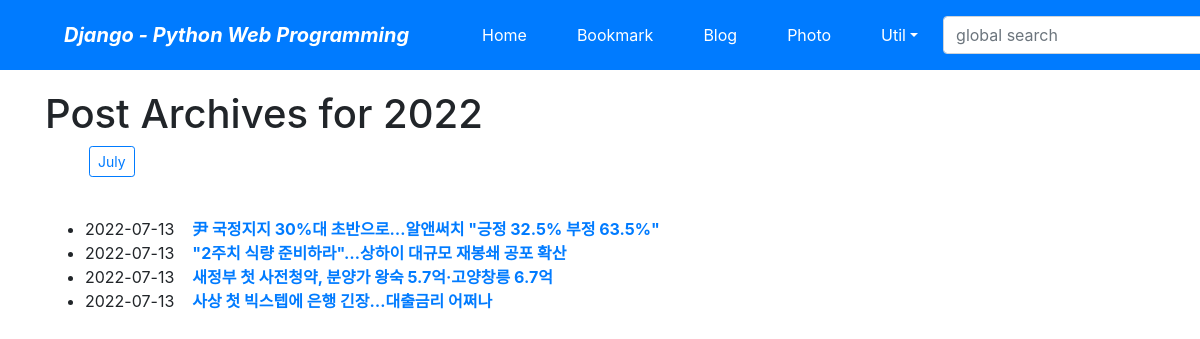
Screenshot of /blog/archive/2022/ with the database file from the repository.
### blog/models.py (models this page shows, shortened)
class Post(models.Model):
    title = models.CharField(verbose_name='TITLE', max_length=50)
    slug = models.SlugField('SLUG', unique=True, allow_unicode=True, help_text='one word for title alias.')
    description = models.CharField('DESCRIPTION', max_length=100, blank=True, help_text='simple description text.')
    content = models.TextField('CONTENT')
    create_dt = models.DateTimeField('CREATE DATE', auto_now_add=True)
    modify_dt = models.DateTimeField('MODIFY DATE', auto_now=True)
    class Meta:
        verbose_name = 'post'
        verbose_name_plural = 'posts'
        db_table = 'blog_posts'
        ordering = ('-modify_dt',)
    def get_absolute_url(self):
        return reverse('blog:post_detail', args=(self.slug,))

### blog/views.py (the view)
# urls.py: path('archive/<int:year>/', views.PostYAV.as_view(), name='post_year_archive'),
class PostYAV(YearArchiveView):
    model = Post
    date_field = 'modify_dt'
    make_object_list = True

### blog/templates/blog/post_archive_year.html (shortened to what this page needs)
{% extends "base.html"%}
{% block content %}
<h1>Post Archives for {{ year|date:"Y" }}</h1>
<ul>
    {% for date in date_list %}
    <li style="display: inline;">
        <a href="{% url 'blog:post_month_archive' year|date:'Y' date|date:'b' %}"
        class="btn btn-outline-primary btn-sm mx-1">{{ date|date:"F" }}</a></li>
    {% endfor %}
</ul>
<br>
<div>
    <ul>
        {% for post in object_list %}
        <li>{{ post.modify_dt|date:"Y-m-d" }}&nbsp;&nbsp;&nbsp;
        <a href="{{ post.get_absolute_url }}"><strong>{{ post.title }}</strong></a></li>
        {% endfor %}
    </ul>
</div>
{% endblock %}

### rows the page displays
Post: modify_dt "2022-07-13", title "尹 국정지지 30%대 초반으로…알앤써치 \"긍정 32.5% 부정 63.5%\""
Post: modify_dt "2022-07-13", title "\"2주치 식량 준비하라\"…상하이 대규모 재봉쇄 공포 확산"
Post: modify_dt "2022-07-13", title "새정부 첫 사전청약, 분양가 왕숙 5.7억·고양창릉 6.7억"
Post: modify_dt "2022-07-13", title "사상 첫 빅스텝에 은행 긴장…대출금리 어쩌나"

### other values shown
{{ year|date:"Y" }} "2022"
{{ date|date:"F" }} "July"
